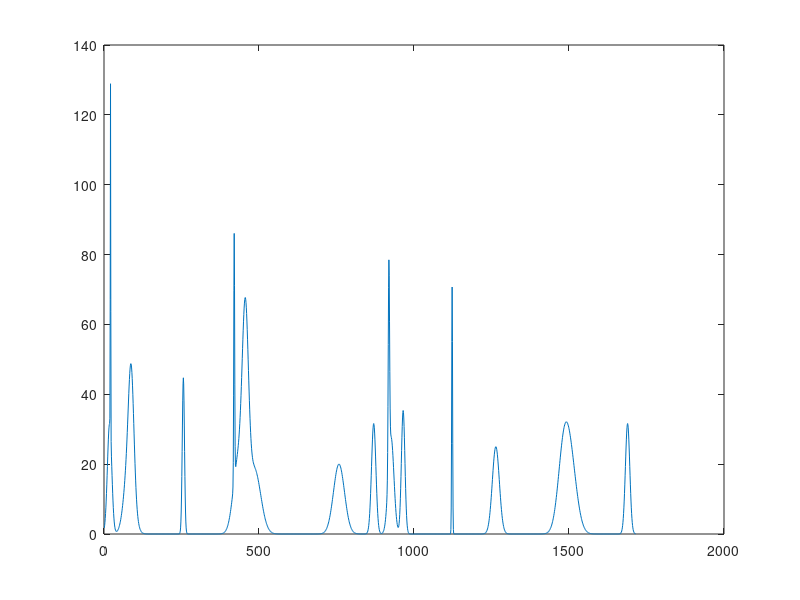

This figure's MATLAB source:
% Generate test spectrum
x=1:1715;

testSpectrum=zeros(1,1715);

% 20 random numbers from 1 to 1715
peakLocations=randi(1715,1,20);

% Random peak amplitudes
peakAmplitudes=randi(30,5,20);

for i=1:20
	testSpectrum=testSpectrum+100/sqrt(peakAmplitudes(i))*exp(-(x-peakLocations(i)).^2/peakAmplitudes(i)^2);
end

plot(x,testSpectrum)